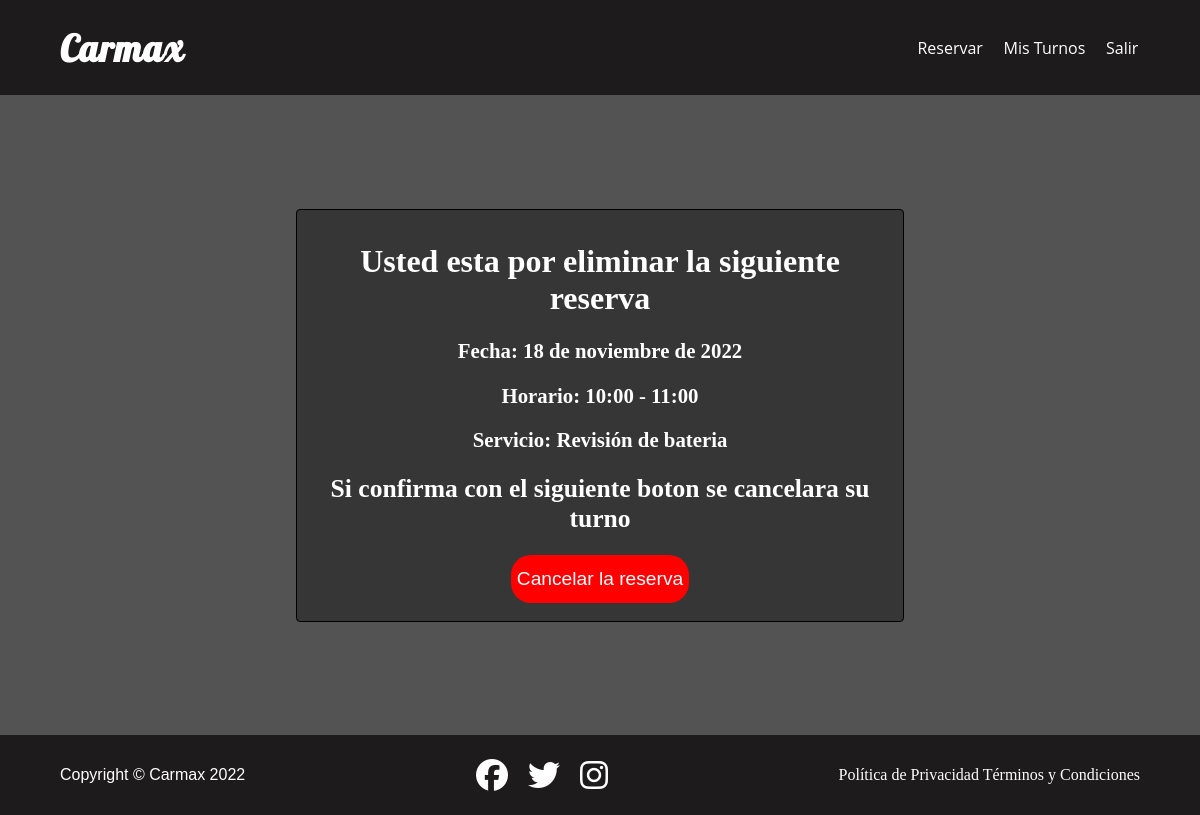
Page /reservation/cancelation/13 (signed in) on the committed database.
### core/models.py (models this page shows, shortened)
class Turn(models.Model):
    user = models.ForeignKey(User, on_delete=models.CASCADE)
    service = models.ForeignKey(Service, on_delete=models.CASCADE)
    date = models.DateField(default=timezone.now,help_text="DD-MM-AAAA")
    TIME_LIST = (
        (1, '09:00 - 10:00'),
        (2, '10:00 - 11:00'),
        (3, '11:00 - 12:00'),
        (4, '12:00 - 13:00'),
        (5, '13:00 - 14:00'),
        (6, '14:00 - 15:00'),
        (7, '15:00 - 16:00'),
        (8, '16:00 - 17:00'),
        (9, '17:00 - 18:00'),
    )
    timeblock = models.IntegerField(blank=True, null=True, choices=TIME_LIST, default="Elija el horario")
    class Meta:
        unique_together = ('user','date', 'timeblock')

class Service(models.Model):
    SERVICE_CATEGORIES = (
        ("Revisión de bateria"),
        ("Mantenimiento general"),
        ("Reparación de motor"),
        ("Cambio de aceite"),
    )
    service = models.CharField(max_length=200 ,verbose_name ="name")
    def __str__(self):
        return str(self.service)

### core/views.py (the view)
# urls.py: path("reservation/cancelation/<pk>", views.CancelTurnView.as_view(), name= "cancel-reservation"),
@method_decorator(login_required, name='dispatch')
class CancelTurnView(DeleteView):
    model = Turn
    template_name = "core/cancel_turn_view.html"
    success_url = reverse_lazy("my-turns")

### core/templates/core/cancel_turn_view.html (shortened to what this page needs)
{% extends 'core/base.html' %}
{% load static %}
{% block content %}
<div class="cancel-turn">
    <form action="" method="POST">
        <div class = "cancel-form">
            <h1>Usted esta por eliminar la siguiente reserva</h1>
            <h3>Fecha: {{turn.date}}</h3>
            <h3>Horario: {{turn.get_timeblock_display}}</h3>
            <h3>Servicio: {{turn.service}}</h3>
            <h2>Si confirma con el siguiente boton se cancelara su turno</h2>
            <div class=cancel-button>
            <button type="submit">Cancelar la reserva</button>
            </div>
        </div>
    </form>
</div>
{% endblock %}

### core/static/core/css/landing.css (style rules this page uses)
body { margin: 0; padding: 0; }

### core/static/core/css/cancel-turn.css (style rules this page uses)
.cancel-turn { background-color: rgb(83, 83, 83); position: sticky; background-size: cover; min-height: 80vh; min-width: 100%; display: flex; flex-direction: column; flex-wrap: wrap; align-items: center; justify-content: center; color: white; }
.cancel-form { align-items: center; justify-content: center; text-align: center; background: rgb(54, 54, 54); border: 1px solid black; border-radius: 4px; padding: 2%; }
.cancel-turn h1 { font-size: 2em; font-weight: bold; }
.cancel-turn h2 { font-size: 1.6em; }
.cancel-turn h3 { font-size: 1.3em; text-align: center; }
.cancel-button { text-align: center; }
.cancel-button button[type="submit"] { background-color: red; color: white; border: none; outline: none; height: 2.5em; font-size: 1.2em; border-radius: 20px; margin-bottom: 1%; }

### rows in the picture
Turn: date "18 de noviembre de 2022", timeblock "10:00 - 11:00", service "Revisión de bateria"
